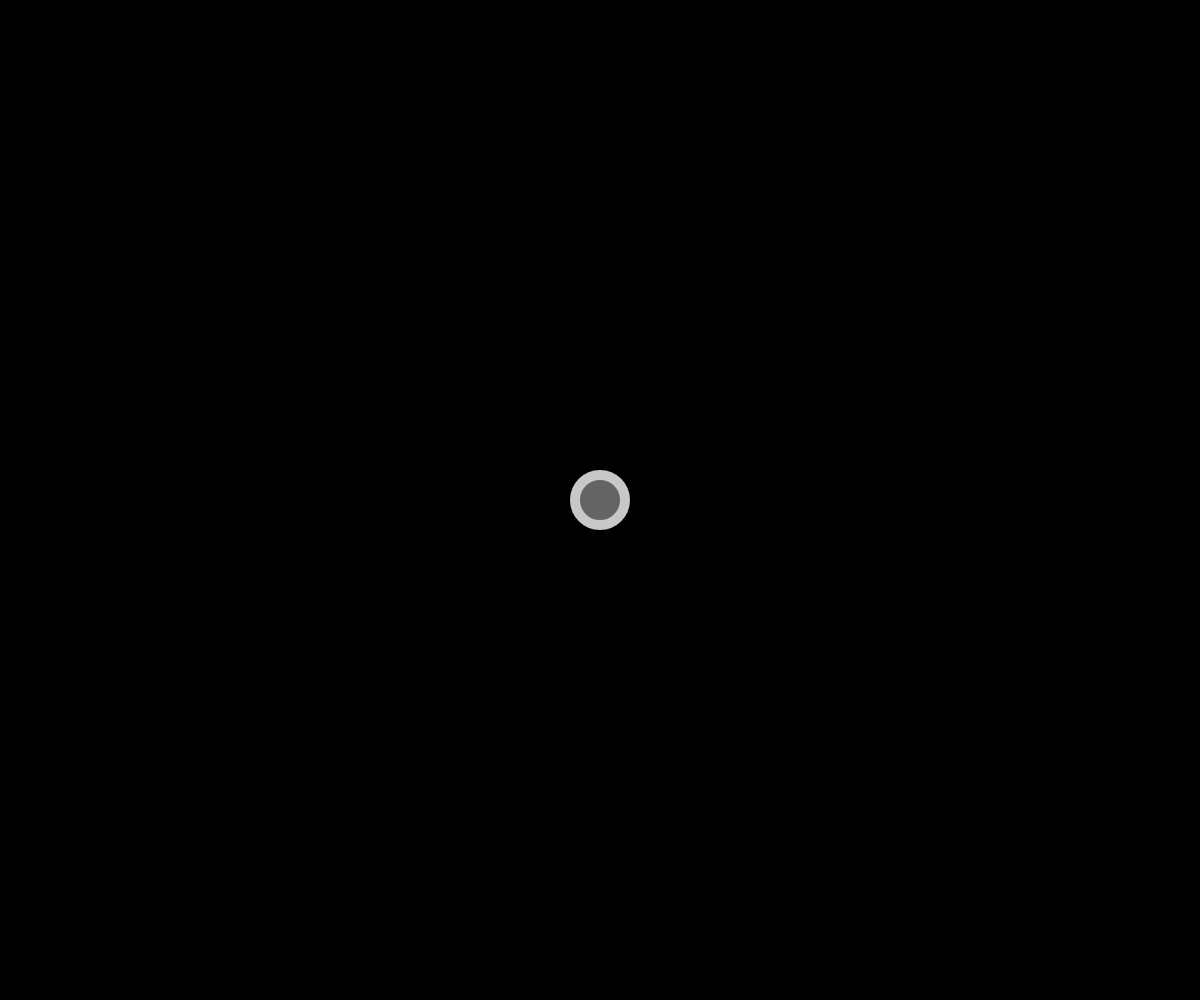
Frame 1 (no input)
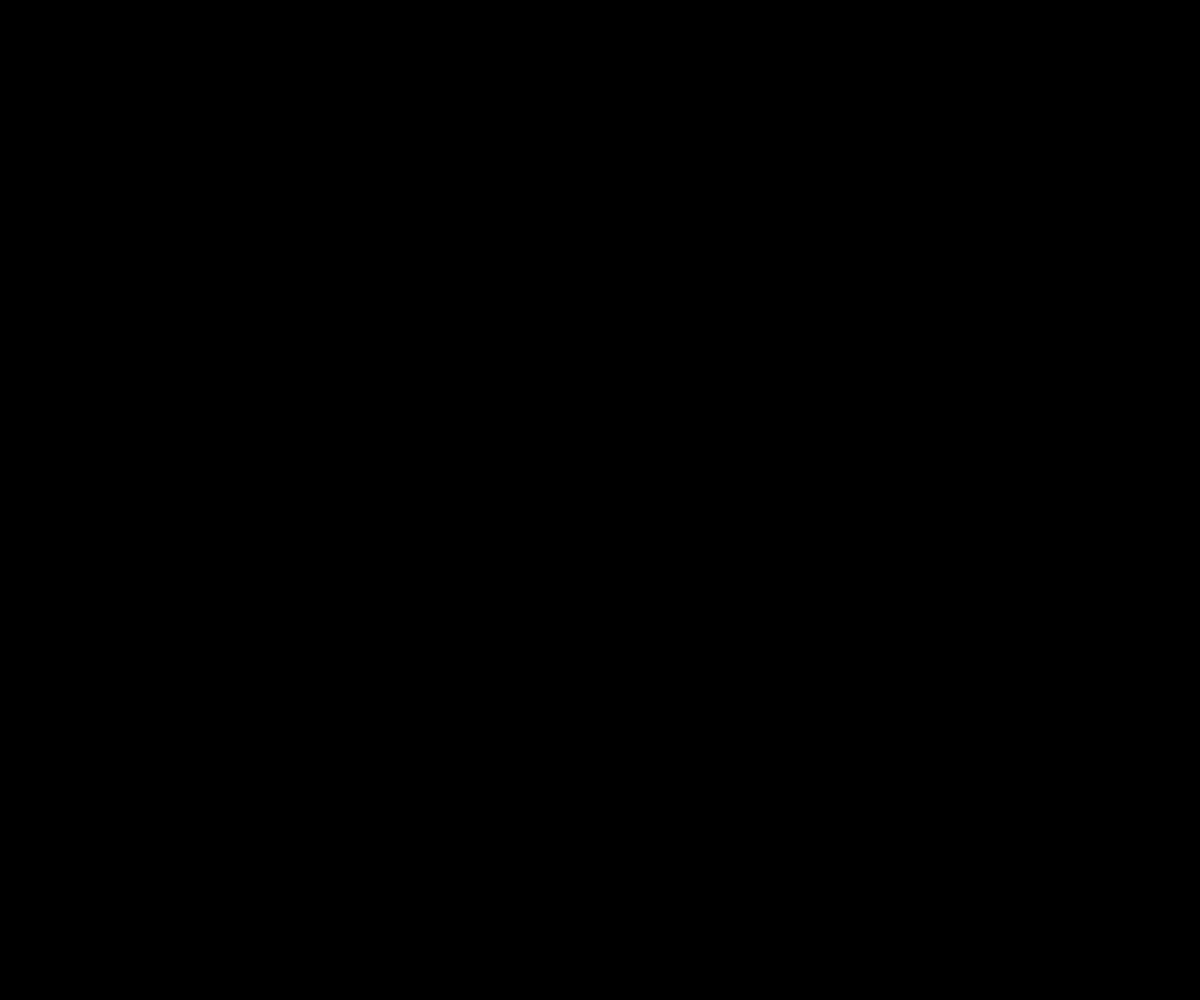
Frame 60 (no input)
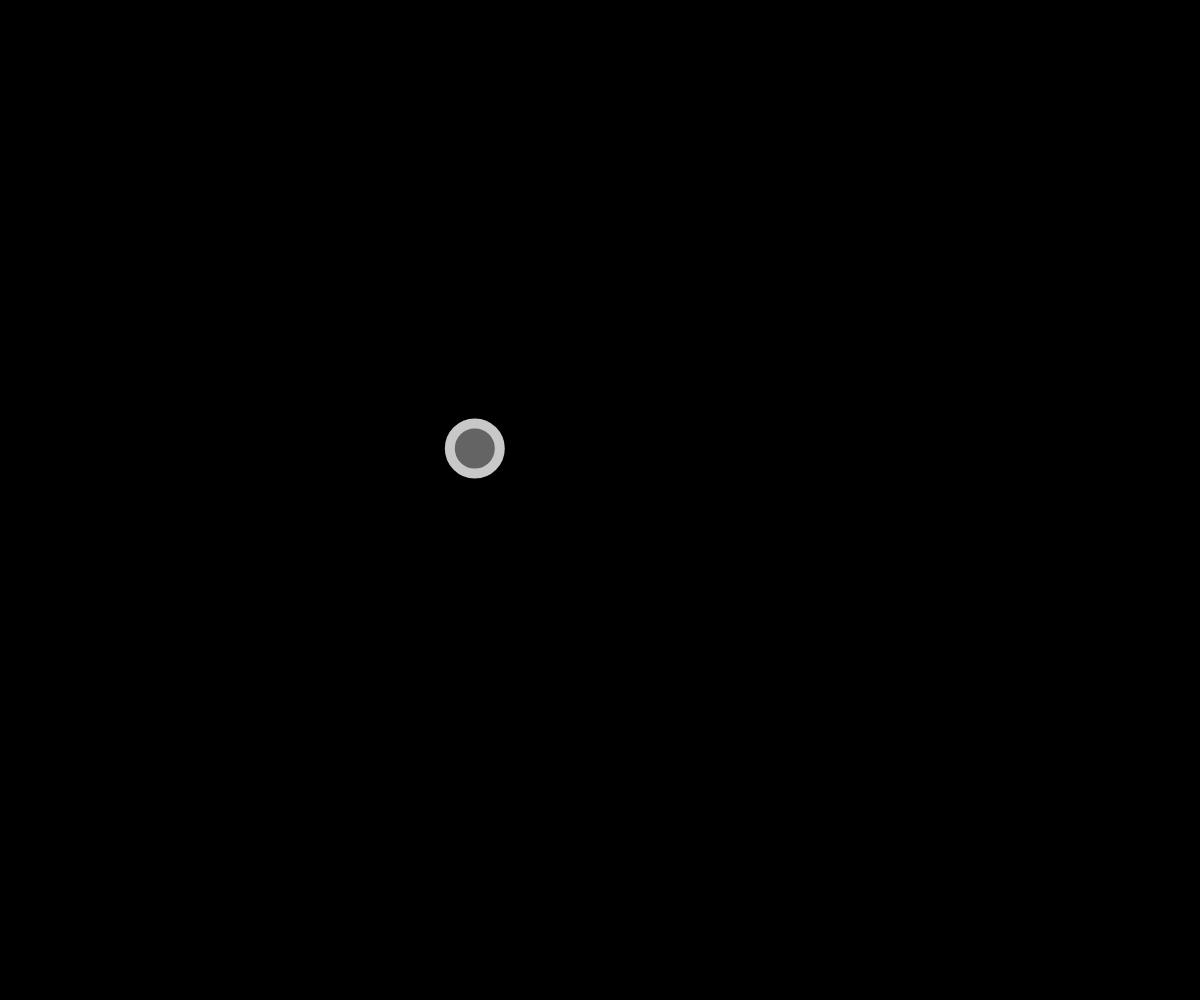
Frame 120 (the mouse pressed at the canvas centre since frame 60)

The p5.js sketch that drew these frames (run headless with seeded random() and noise() and a simulated clock; from frame 60 on, the mouse is pressed at the canvas centre):

// p5.js sketch
// ── sketch.js

let bola1;
let bola2;

function setup(){
    createCanvas(windowWidth, windowHeight);
    bola1 = new bola(windowWidth/2, windowHeight/2);
}

function draw(){
    background(0);
    bola1.show();
    bola1.update();
    
}
// ── classBola.js
class bola{
    constructor(x,y){
        this.pos = createVector(x,y);
        this.vel = p5.Vector.random2D();
        this.acc = createVector();
    }
    
    show(){
        strokeWeight(10);
        stroke(200);
        fill(100);
        ellipse(this.pos.x, this.pos.y, 50, 50);
    }
    
    update(){
        let mouse = createVector(mouseX,mouseY);
        this.acc = p5.Vector.sub(mouse,this.pos);
        this.acc.setMag(1);
        this.vel.limit(20);
        this.vel.add(this.acc);
        this.pos.add(this.vel);
    }
}
